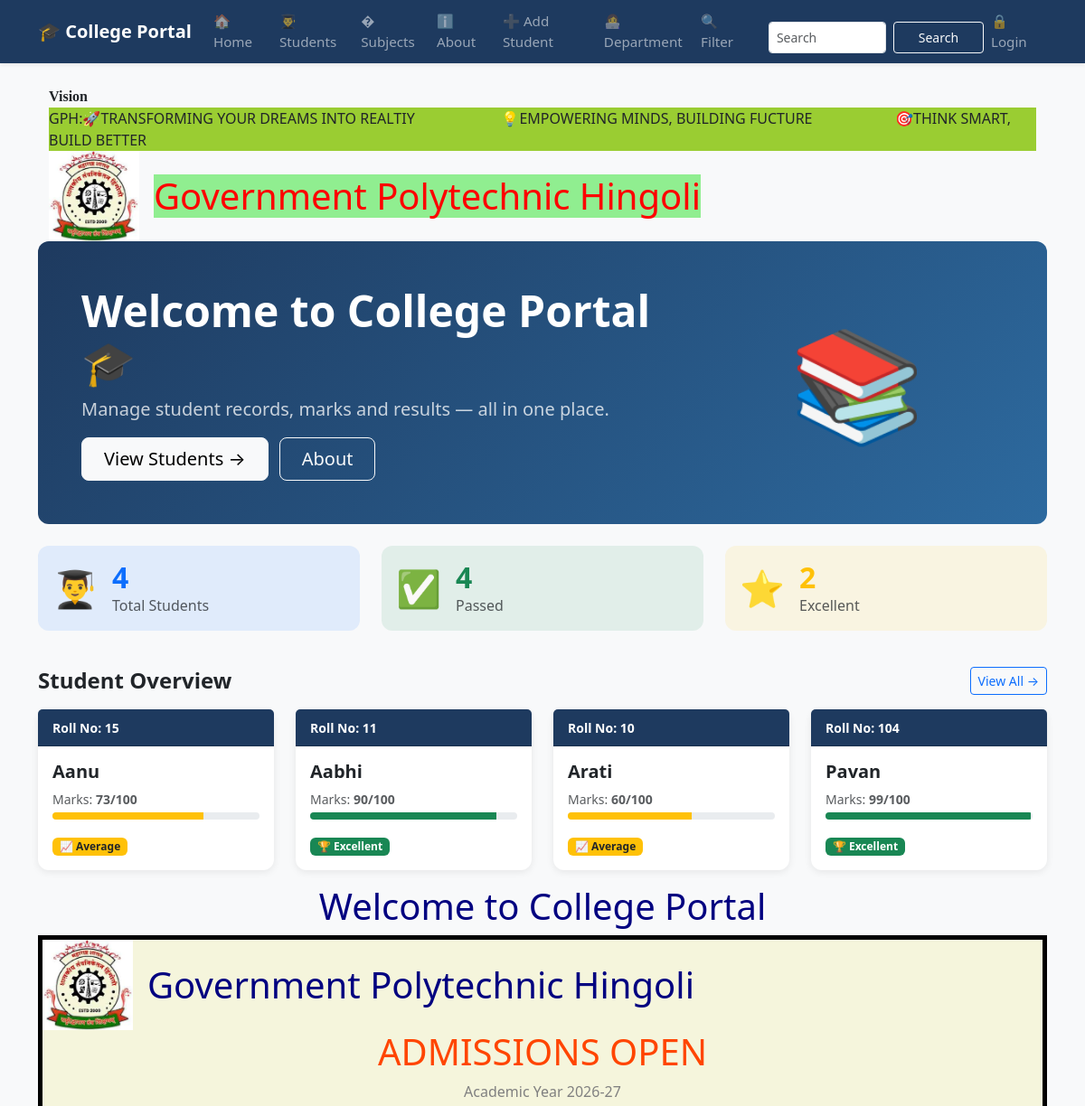
Before: / (upper part) with the older database file.
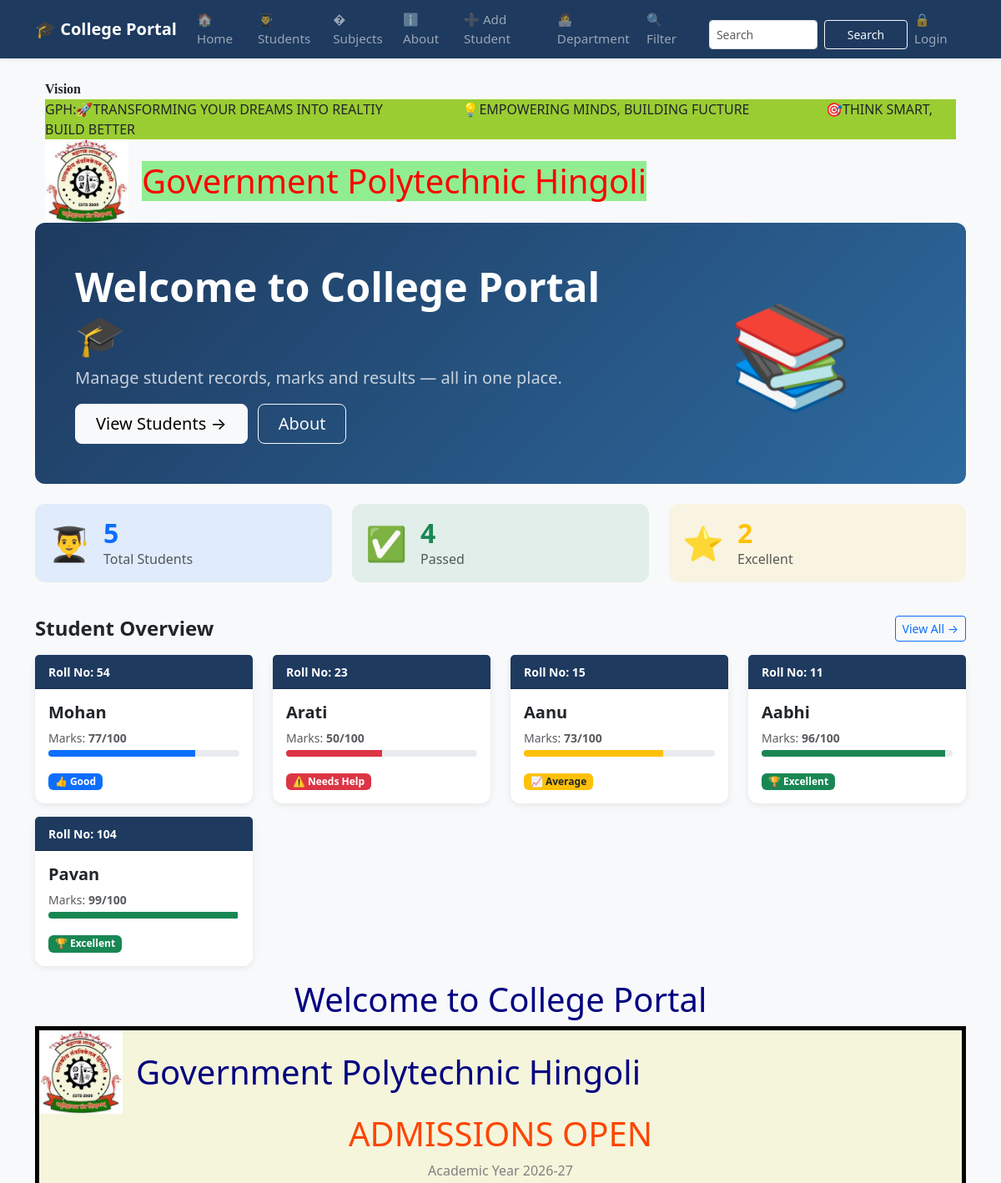
After: the same page with the newer database file.
### tables this page shows
CREATE TABLE students
                    (id INTEGER PRIMARY KEY AUTOINCREMENT,
                     name TEXT NOT NULL,
                     roll INTEGER NOT NULL,
                     marks INTEGER NOT NULL,
                     subject TEXT NOT NULL,
                     attendance INTEGER DEFAULT 0);

### app.py (the view)
@app.route("/")
def home():
    conn = get_db()
    students = conn.execute('SELECT * FROM students ORDER BY id DESC').fetchall()
    total = conn.execute('SELECT COUNT(*) FROM students').fetchone()[0]
    passed = conn.execute('SELECT COUNT(*) FROM students WHERE marks >= 45').fetchone()[0]
    excellent = conn.execute('SELECT COUNT(*) FROM students WHERE marks >= 90').fetchone()[0]
    conn.close()
    return render_template("home.html", students=students,
                           total=total, passed=passed, excellent=excellent)

### database.py (called while the page is built)
def get_db():
   conn = sqlite3.connect('myproject.db')
   conn.row_factory = sqlite3.Row  # To access columns by name
   return conn

### templates/home.html (shortened to what this page needs)
{% extends 'base.html' %}
{% block content %}
 <div class="width-100 top-header">
    <div class="container">
        <div class="width-100">
            <b class="news-list" style="font-family:Bookman Old style;">Vision</b>
            <marquee class="headquote" style="background-color: yellowgreen;">
                GPH:🚀TRANSFORMING YOUR DREAMS INTO REALTIY  &nbsp;&nbsp;&nbsp;&nbsp;&nbsp;&nbsp;&nbsp;&nbsp;&nbsp;&nbsp; &nbsp;&nbsp;&nbsp;&nbsp;&nbsp;&nbsp;&nbsp;&nbsp;&nbsp;&nbsp;
                  💡EMPOWERING MINDS, BUILDING FUCTURE &nbsp;&nbsp;&nbsp;&nbsp;&nbsp;&nbsp;&nbsp;&nbsp;&nbsp; &nbsp;&nbsp;&nbsp;&nbsp;&nbsp;&nbsp;&nbsp;&nbsp;&nbsp;&nbsp;
                   🎯THINK SMART, BUILD BETTER
            </marquee>
        </div>
    </div>
 </div>
 <div class="width-100 header-menu">
   <div class="container">
    <div class="row align-items-center">
    <div class="logo d-flex align-items-center">
        <img src="{{ url_for('static',filename='logo.jpg')}}" alt="logo"
        width="100" height="100">
           <h1 class="ms-3 mb-0" style="background-color: lightgreen; color:red">
             Government Polytechnic Hingoli</h1>
     </div>
    </div>
   </div>
 </div>
<div class="hero-section p-5 mb-4">
    <div class="row align-items-center">
        <div class="col-md-8">
            <h1 class="display-5 fw-bold mb-2">
                Welcome to College Portal 🎓
            </h1>
            <p class="fs-5 opacity-75 mb-3">
                Manage student records, marks and results —
                all in one place.
            </p>
            <a href="{{ url_for('students_page') }}"
               class="btn btn-light btn-lg px-4 me-2">
                View Students →
            </a>
            <a href="{{ url_for('about') }}"
               class="btn btn-outline-light btn-lg px-4">
                About
            </a>
        </div>
        <div class="col-md-4 text-center d-none d-md-block">
            <span style="font-size: 120px;">📚</span>
        </div>
    </div>
</div>
<div class="row mb-4">
    <div class="col-md-4 mb-3">
        <div class="card stat-card p-3 bg-primary bg-opacity-10">
            <div class="d-flex align-items-center">
                <span style="font-size:40px;">👨‍🎓</span>
                <div class="ms-3">
                    <h2 class="fw-bold text-primary mb-0">
                        {{ students|length }}
                    </h2>
                    <p class="text-muted mb-0">Total Students</p>
                </div>
            </div>
        </div>
    </div>
    <div class="col-md-4 mb-3">
        <div class="card stat-card p-3 bg-success bg-opacity-10">
            <div class="d-flex align-items-center">
                <span style="font-size:40px;">✅</span>
                <div class="ms-3">
                    {% set passed = students|selectattr('marks','ge',60)|list %}
                    <h2 class="fw-bold text-success mb-0">
                        {{ passed|length }}
                    </h2>
                    <p class="text-muted mb-0">Passed</p>
                </div>
            </div>
        </div>
    </div>
    <div class="col-md-4 mb-3">
        <div class="card stat-card p-3 bg-warning bg-opacity-10">
            <div class="d-flex align-items-center">
                <span style="font-size:40px;">⭐</span>
                <div class="ms-3">
                    {% set excellent = students|selectattr('marks','ge',90)|list %}
                    <h2 class="fw-bold text-warning mb-0">
                        {{ excellent|length }}
                    </h2>
                    <p class="text-muted mb-0">Excellent</p>
                </div>
            </div>
        </div>
    </div>
</div>
<div class="d-flex justify-content-between align-items-center mb-3">
    <h4 class="fw-bold mb-0">Student Overview</h4>
    <a href="{{ url_for('students_page') }}"
       class="btn btn-sm btn-outline-primary">
        View All →
    </a>
</div>
<div class="row">
    {% for student in students %}
    <div class="col-12 col-md-6 col-lg-3 mb-3">
        <div class="card student-card h-100">
            <div class="card-header py-2"
                 style="background-color: #1e3a5f; color:white;">
                <small class="fw-bold">Roll No: {{ student.roll }}</small>
            </div>
            <div class="card-body">
                <h5 class="card-title fw-bold">{{ student.name }}</h5>
                <p class="card-text text-muted small mb-1">
                    Marks: <strong>{{ student.marks }}/100</strong>
                </p>
                <div class="progress mb-3" style="height:8px;">
                    <div class="progress-bar
                        {% if student.marks >= 90 %}bg-success
                        {% elif student.marks >= 75 %}bg-primary
                        {% elif student.marks >= 60 %}bg-warning
                        {% else %}bg-danger{% endif %}"
                        style="width: {{ student.marks }}%">
                    </div>
                </div>
                {% if student.marks >= 90 %}
                    <span class="badge bg-success">🏆 Excellent</span>
                {% elif student.marks >= 75 %}
                    <span class="badge bg-primary">👍 Good</span>
                {% elif student.marks >= 60 %}
                    <span class="badge bg-warning text-dark">📈 Average</span>
                {% else %}
                    <span class="badge bg-danger">⚠️ Needs Help</span>
                {% endif %}
            </div>
        </div>
    </div>
    {% endfor %}
</div>
<center>
<h1 style="color: navy">Welcome to College Portal</h1>
<div class="poster" style="border:5px solid black; background-color: beige;">
    <div class="header">
          <div class="logo d-flex align-items-center">
        <img src="{{ url_for('static',filename='logo.jpg')}}" alt="logo"
        width="100" height="100">
     <h1 class="ms-3 mb-0" style="color:navy">
             Government Polytechnic Hingoli</h1>
     </div>
        <h1 style="color: orangered;">ADMISSIONS OPEN</h1>
        <p style="color:gray">Academic Year 2026-27</p>
    </div>
</div>
</center>
{% endblock %}

### templates/Base.html (shortened to what this page needs)
<!DOCTYPE html>
<html lang="en">
<head>
    <link href="https://cdn.jsdelivr.net/npm/bootstrap@5.3.0/dist/css/bootstrap.min.css"
          rel="stylesheet">
</head>
<body class="bg-light">
    <nav class="navbar navbar-expand navbar-dark shadow-sm"
         style="background-color: #1e3a5f;">
        <div class="container justify-content-center">
            <a class="navbar-brand fw-bold fs-5 me-3" href="{{ url_for('home') }}">
                🎓 College Portal
            </a>
            <div class="navbar-nav">
                <a class="nav-link px-2 py-1" href="{{ url_for('home') }}">
                    🏠 Home
                </a>
                <a class="nav-link px-2 py-1" href="{{ url_for('students_page') }}">
                    👨‍🎓 Students
                </a>
                <a class="nav-link px-2 py-1" href="{{ url_for('subjects') }}">
                    � Subjects
                </a>
                <a class="nav-link px-2 py-1" href="{{ url_for('about') }}">
                    ℹ️ About
                </a>
                <a class="nav-link px-2 py-1" href="{{ url_for('add_student') }}">
                    ➕ Add Student
                </a>
                <a class="nav-link px-2 py-1" href="{{ url_for('department')}}">
                      👩‍💻Department
                </a>
                <a class ="nav-link px-2 py-1" href="{{ url_for('filter_students') }}">
                    🔍 Filter
                </a>
                <form class="d-flex ms-3 mt-3" action="{{ url_for('search') }}" method="GET">
                    <input class="form-control form-control-sm me-2" style="width:130px; height:35px" type="search" placeholder="Search" name="q">
                    <button class="btn btn-outline-light btn-sm" style="width:100px; height:35px" type="submit">Search</button>
                </form>
                {% if session.username %}
                    <span class="nav-link px-2 py-1 text-white">👤 {{ session.username }}</span>
                    <a class="nav-link px-2 py-1" href="{{ url_for('logout') }}">
                        🔓 Logout
                    </a>
                {% else %}
                    <a class="nav-link px-2 py-1" href="{{ url_for('login') }}">
                        🔒 Login
                    </a>
                {% endif %}
            </div>
        </div>
    </nav>
<div class="container mt-4 mb-5">
        {% block content %}
        {% endblock %}
</div>
</body>
</html>

### templates/Base.html (style rules this page uses)
.navbar { min-height: 60px; }
:root { --brand: #1e3a5f; }
.hero-section { background: linear-gradient(135deg, #1e3a5f 0%, #2d6a9f 100%); color: white; border-radius: 12px; }
.nav-link { font-size: 0.95rem; font-weight: 500; }
.stat-card { border: none; border-radius: 12px; transition: transform 0.2s; }
.student-card { border: none; border-radius: 12px; box-shadow: 0 2px 8px rgba(0,0,0,0.08); transition: transform 0.2s, box-shadow 0.2s; }

Changed rows visible on the page:
removed students: roll "10", name "Arati", marks "60", shows "📈 Average"
added students: roll "54", name "Mohan", marks "77", shows "👍 Good"
added students: roll "23", name "Arati", marks "50", shows "⚠️ Needs Help"
changed students "Aabhi": marks "90" → "96"
Other visible differences:
{{ students|length }}: "4" → "5"
